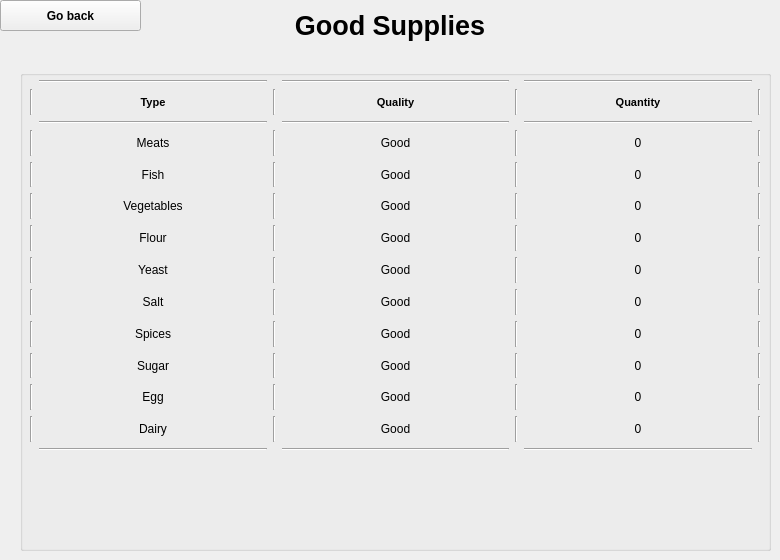
    <widget class="QWidget" name="page_2">
     <widget class="QLabel" name="goodSuppliesLabel">
      <property name="geometry">
       <rect>
        <x>90</x>
        <y>0</y>
        <width>600</width>
        <height>51</height>
       </rect>
      </property>
      <property name="font">
       <font>
        <pointsize>20</pointsize>
        <weight>75</weight>
        <bold>true</bold>
       </font>
      </property>
      <property name="text">
       <string>Good Supplies</string>
      </property>
      <property name="alignment">
       <set>Qt::AlignCenter</set>
      </property>
     </widget>
     <widget class="QGroupBox" name="groupBox_2">
      <property name="geometry">
       <rect>
        <x>20</x>
        <y>70</y>
        <width>751</width>
        <height>481</height>
       </rect>
      </property>
      <property name="title">
       <string/>
      </property>
      <widget class="QWidget" name="gridLayoutWidget_3">
       <property name="geometry">
        <rect>
         <x>10</x>
         <y>10</y>
         <width>731</width>
         <height>371</height>
        </rect>
       </property>
       <layout class="QGridLayout" name="gridLayout_3">
        <item row="4" column="2">
         <widget class="Line" name="line_43">
          <property name="orientation">
           <enum>Qt::Vertical</enum>
          </property>
         </widget>
        </item>
        <item row="1" column="7">
         <widget class="QLabel" name="quantityLabel_2">
          <property name="font">
           <font>
            <pointsize>8</pointsize>
            <weight>75</weight>
            <bold>true</bold>
           </font>
          </property>
          <property name="text">
           <string>Quantity</string>
          </property>
          <property name="alignment">
           <set>Qt::AlignCenter</set>
          </property>
         </widget>
        </item>
        <item row="3" column="2">
         <widget class="Line" name="line_44">
          <property name="orientation">
           <enum>Qt::Vertical</enum>
          </property>
         </widget>
        </item>
        <item row="6" column="1">
         <widget class="QLabel" name="flourLabel_2">
          <property name="text">
           <string>Flour</string>
          </property>
          <property name="alignment">
           <set>Qt::AlignCenter</set>
          </property>
         </widget>
        </item>
        <item row="4" column="1">
         <widget class="QLabel" name="fishLabel_2">
          <property name="text">
           <string>Fish</string>
          </property>
          <property name="alignment">
           <set>Qt::AlignCenter</set>
          </property>
         </widget>
        </item>
        <item row="1" column="1">
         <widget class="QLabel" name="typeLabel_2">
          <property name="font">
           <font>
            <pointsize>8</pointsize>
            <weight>75</weight>
            <bold>true</bold>
           </font>
          </property>
          <property name="text">
           <string>Type</string>
          </property>
          <property name="alignment">
           <set>Qt::AlignCenter</set>
          </property>
         </widget>
        </item>
        <item row="10" column="6">
         <widget class="Line" name="line_45">
          <property name="orientation">
           <enum>Qt::Vertical</enum>
          </property>
         </widget>
        </item>
        <item row="5" column="1">
         <widget class="QLabel" name="vegetablesLabel_2">
          <property name="text">
           <string>Vegetables</string>
          </property>
          <property name="alignment">
           <set>Qt::AlignCenter</set>
          </property>
         </widget>
        </item>
        <item row="10" column="1">
         <widget class="QLabel" name="sugarLabel_2">
          <property name="text">
           <string>Sugar</string>
          </property>
          <property name="alignment">
           <set>Qt::AlignCenter</set>
          </property>
         </widget>
        </item>
        <item row="7" column="1">
         <widget class="QLabel" name="yeastLabel_2">
          <property name="text">
           <string>Yeast</string>
          </property>
          <property name="alignment">
           <set>Qt::AlignCenter</set>
          </property>
         </widget>
        </item>
        <item row="9" column="2">
         <widget class="Line" name="line_57">
          <property name="orientation">
           <enum>Qt::Vertical</enum>
          </property>
         </widget>
        </item>
        <item row="12" column="6">
         <widget class="Line" name="line_58">
          <property name="orientation">
           <enum>Qt::Vertical</enum>
          </property>
         </widget>
        </item>
        <item row="7" column="2">
         <widget class="Line" name="line_59">
          <property name="orientation">
           <enum>Qt::Vertical</enum>
          </property>
         </widget>
        </item>
        <item row="9" column="6">
         <widget class="Line" name="line_60">
          <property name="orientation">
           <enum>Qt::Vertical</enum>
          </property>
         </widget>
        </item>
        <item row="8" column="1">
         <widget class="QLabel" name="saltLabel_2">
          <property name="text">
           <string>Salt</string>
          </property>
          <property name="alignment">
           <set>Qt::AlignCenter</set>
          </property>
         </widget>
        </item>
        <item row="12" column="1">
         <widget class="QLabel" name="dairyLabel_2">
          <property name="text">
           <string>Dairy</string>
          </property>
          <property name="alignment">
           <set>Qt::AlignCenter</set>
          </property>
         </widget>
        </item>
        <item row="11" column="1">
         <widget class="QLabel" name="eggLabel_2">
          <property name="text">
           <string>Egg</string>
          </property>
          <property name="alignment">
           <set>Qt::AlignCenter</set>
          </property>
         </widget>
        </item>
        <item row="0" column="5">
         <widget class="Line" name="line_61">
          <property name="orientation">
           <enum>Qt::Horizontal</enum>
          </property>
         </widget>
        </item>
        <item row="9" column="1">
         <widget class="QLabel" name="spicesLabel_2">
          <property name="text">
           <string>Spices</string>
          </property>
          <property name="alignment">
           <set>Qt::AlignCenter</set>
          </property>
         </widget>
        </item>
        <item row="10" column="2">
         <widget class="Line" name="line_62">
          <property name="orientation">
           <enum>Qt::Vertical</enum>
          </property>
         </widget>
        </item>
        <item row="1" column="5">
         <widget class="QLabel" name="qualityLabel_2">
          <property name="font">
           <font>
            <pointsize>8</pointsize>
            <weight>75</weight>
            <bold>true</bold>
           </font>
          </property>
          <property name="text">
           <string>Quality</string>
          </property>
          <property name="alignment">
           <set>Qt::AlignCenter</set>
          </property>
         </widget>
        </item>
        <item row="8" column="6">
         <widget class="Line" name="line_63">
          <property name="orientation">
           <enum>Qt::Vertical</enum>
          </property>
         </widget>
        </item>
        <item row="11" column="2">
         <widget class="Line" name="line_64">
          <property name="orientation">
           <enum>Qt::Vertical</enum>
          </property>
         </widget>
        </item>
        <item row="8" column="2">
         <widget class="Line" name="line_65">
          <property name="orientation">
           <enum>Qt::Vertical</enum>
          </property>
         </widget>
        </item>
        <item row="11" column="6">
         <widget class="Line" name="line_66">
          <property name="orientation">
           <enum>Qt::Vertical</enum>
          </property>
         </widget>
        </item>
        <item row="5" column="6">
         <widget class="Line" name="line_67">
          <property name="orientation">
           <enum>Qt::Vertical</enum>
          </property>
         </widget>
        </item>
        <item row="12" column="2">
         <widget class="Line" name="line_68">
          <property name="orientation">
           <enum>Qt::Vertical</enum>
          </property>
         </widget>
        </item>
        <item row="6" column="6">
         <widget class="Line" name="line_69">
          <property name="orientation">
           <enum>Qt::Vertical</enum>
          </property>
         </widget>
        </item>
        <item row="7" column="6">
         <widget class="Line" name="line_70">
          <property name="orientation">
           <enum>Qt::Vertical</enum>
          </property>
         </widget>
        </item>
        <item row="6" column="2">
         <widget class="Line" name="line_71">
          <property name="orientation">
           <enum>Qt::Vertical</enum>
          </property>
         </widget>
        </item>
        <item row="1" column="2">
         <widget class="Line" name="line_72">
          <property name="orientation">
           <enum>Qt::Vertical</enum>
          </property>
         </widget>
        </item>
        <item row="5" column="2">
         <widget class="Line" name="line_73">
          <property name="orientation">
           <enum>Qt::Vertical</enum>
          </property>
         </widget>
        </item>
        <item row="1" column="6">
         <widget class="Line" name="line_74">
          <property name="orientation">
           <enum>Qt::Vertical</enum>
          </property>
         </widget>
        </item>
        <item row="2" column="1">
         <widget class="Line" name="line_75">
          <property name="orientation">
           <enum>Qt::Horizontal</enum>
          </property>
         </widget>
        </item>
        <item row="4" column="6">
         <widget class="Line" name="line_76">
          <property name="orientation">
           <enum>Qt::Vertical</enum>
          </property>
         </widget>
        </item>
        <item row="3" column="6">
         <widget class="Line" name="line_77">
          <property name="orientation">
           <enum>Qt::Vertical</enum>
          </property>
         </widget>
        </item>
        <item row="2" column="5">
         <widget class="Line" name="line_78">
          <property name="orientation">
           <enum>Qt::Horizontal</enum>
          </property>
         </widget>
        </item>
        <item row="3" column="1">
         <widget class="QLabel" name="meatsLabel_2">
          <property name="text">
           <string>Meats</string>
          </property>
          <property name="alignment">
           <set>Qt::AlignCenter</set>
          </property>
         </widget>
        </item>
        <item row="2" column="7">
         <widget class="Line" name="line_79">
          <property name="orientation">
           <enum>Qt::Horizontal</enum>
          </property>
         </widget>
        </item>
        <item row="4" column="0">
         <widget class="Line" name="line_80">
          <property name="orientation">
           <enum>Qt::Vertical</enum>
          </property>
         </widget>
        </item>
        <item row="6" column="0">
         <widget class="Line" name="line_81">
          <property name="orientation">
           <enum>Qt::Vertical</enum>
          </property>
         </widget>
        </item>
        <item row="3" column="0">
         <widget class="Line" name="line_82">
          <property name="orientation">
           <enum>Qt::Vertical</enum>
          </property>
         </widget>
        </item>
        <item row="5" column="0">
         <widget class="Line" name="line_83">
          <property name="orientation">
           <enum>Qt::Vertical</enum>
          </property>
         </widget>
        </item>
        <item row="7" column="0">
         <widget class="Line" name="line_84">
          <property name="orientation">
           <enum>Qt::Vertical</enum>
          </property>
         </widget>
        </item>
        <item row="0" column="7">
         <widget class="Line" name="line_85">
          <property name="orientation">
           <enum>Qt::Horizontal</enum>
          </property>
         </widget>
        </item>
        <item row="0" column="1">
         <widget class="Line" name="line_86">
          <property name="orientation">
           <enum>Qt::Horizontal</enum>
          </property>
         </widget>
        </item>
        <item row="1" column="0">
         <widget class="Line" name="line_87">
          <property name="orientation">
           <enum>Qt::Vertical</enum>
          </property>
         </widget>
        </item>
        <item row="9" column="0">
         <widget class="Line" name="line_88">
          <property name="orientation">
           <enum>Qt::Vertical</enum>
          </property>
         </widget>
        </item>
        <item row="12" column="0">
         <widget class="Line" name="line_89">
          <property name="orientation">
           <enum>Qt::Vertical</enum>
          </property>
         </widget>
        </item>
        <item row="10" column="0">
         <widget class="Line" name="line_90">
          <property name="orientation">
           <enum>Qt::Vertical</enum>
          </property>
         </widget>
        </item>
        <item row="1" column="8">
         <widget class="Line" name="line_91">
          <property name="orientation">
           <enum>Qt::Vertical</enum>
          </property>
         </widget>
        </item>
        <item row="8" column="0">
         <widget class="Line" name="line_92">
          <property name="orientation">
           <enum>Qt::Vertical</enum>
          </property>
         </widget>
        </item>
        <item row="11" column="0">
         <widget class="Line" name="line_93">
          <property name="orientation">
           <enum>Qt::Vertical</enum>
          </property>
         </widget>
        </item>
        <item row="6" column="8">
         <widget class="Line" name="line_94">
          <property name="orientation">
           <enum>Qt::Vertical</enum>
          </property>
         </widget>
        </item>
        <item row="7" column="8">
         <widget class="Line" name="line_95">
          <property name="orientation">
           <enum>Qt::Vertical</enum>
          </property>
         </widget>
        </item>
        <item row="4" column="8">
         <widget class="Line" name="line_96">
          <property name="orientation">
           <enum>Qt::Vertical</enum>
          </property>
         </widget>
        </item>
        <item row="8" column="8">
         <widget class="Line" name="line_97">
          <property name="orientation">
           <enum>Qt::Vertical</enum>
          </property>
         </widget>
        </item>
        <item row="9" column="8">
         <widget class="Line" name="line_98">
          <property name="orientation">
           <enum>Qt::Vertical</enum>
          </property>
         </widget>
        </item>
        <item row="10" column="8">
         <widget class="Line" name="line_99">
          <property name="orientation">
           <enum>Qt::Vertical</enum>
          </property>
         </widget>
        </item>
        <item row="3" column="8">
         <widget class="Line" name="line_100">
          <property name="orientation">
           <enum>Qt::Vertical</enum>
          </property>
         </widget>
        </item>
        <item row="5" column="8">
         <widget class="Line" name="line_101">
          <property name="orientation">
           <enum>Qt::Vertical</enum>
          </property>
         </widget>
        </item>
        <item row="12" column="8">
         <widget class="Line" name="line_102">
          <property name="orientation">
           <enum>Qt::Vertical</enum>
          </property>
         </widget>
        </item>
        <item row="11" column="8">
         <widget class="Line" name="line_103">
          <property name="orientation">
           <enum>Qt::Vertical</enum>
          </property>
         </widget>
        </item>
        <item row="13" column="1">
         <widget class="Line" name="line_104">
          <property name="orientation">
           <enum>Qt::Horizontal</enum>
          </property>
         </widget>
        </item>
        <item row="13" column="5">
         <widget class="Line" name="line_105">
          <property name="orientation">
           <enum>Qt::Horizontal</enum>
          </property>
         </widget>
        </item>
        <item row="13" column="7">
         <widget class="Line" name="line_106">
          <property name="orientation">
           <enum>Qt::Horizontal</enum>
          </property>
         </widget>
        </item>
        <item row="3" column="5">
         <widget class="QLabel" name="goodMeatsQualityLabel">
          <property name="text">
           <string>Good</string>
          </property>
          <property name="alignment">
           <set>Qt::AlignCenter</set>
          </property>
         </widget>
        </item>
        <item row="4" column="5">
         <widget class="QLabel" name="goodFishQualityLabel">
          <property name="text">
           <string>Good</string>
          </property>
          <property name="alignment">
           <set>Qt::AlignCenter</set>
          </property>
         </widget>
        </item>
        <item row="5" column="5">
         <widget class="QLabel" name="goodVegetablesQualityLabel">
          <property name="text">
           <string>Good</string>
          </property>
          <property name="alignment">
           <set>Qt::AlignCenter</set>
          </property>
         </widget>
        </item>
        <item row="6" column="5">
         <widget class="QLabel" name="goodFlourQualityLabel">
          <property name="text">
           <string>Good</string>
          </property>
          <property name="alignment">
           <set>Qt::AlignCenter</set>
          </property>
         </widget>
        </item>
        <item row="7" column="5">
         <widget class="QLabel" name="goodYeastQualityLabel">
          <property name="text">
           <string>Good</string>
          </property>
          <property name="alignment">
           <set>Qt::AlignCenter</set>
          </property>
         </widget>
        </item>
        <item row="8" column="5">
         <widget class="QLabel" name="goodSaltQualityLabel">
          <property name="text">
           <string>Good</string>
          </property>
          <property name="alignment">
           <set>Qt::AlignCenter</set>
          </property>
         </widget>
        </item>
        <item row="9" column="5">
         <widget class="QLabel" name="goodSpicesQualityLabel">
          <property name="text">
           <string>Good</string>
          </property>
          <property name="alignment">
           <set>Qt::AlignCenter</set>
          </property>
         </widget>
        </item>
        <item row="11" column="5">
         <widget class="QLabel" name="goodEggQualityLabel">
          <property name="text">
           <string>Good</string>
          </property>
          <property name="alignment">
           <set>Qt::AlignCenter</set>
          </property>
         </widget>
        </item>
        <item row="10" column="5">
         <widget class="QLabel" name="goodSugarQualityLabel">
          <property name="text">
           <string>Good</string>
          </property>
          <property name="alignment">
           <set>Qt::AlignCenter</set>
          </property>
         </widget>
        </item>
        <item row="12" column="5">
         <widget class="QLabel" name="goodDairyQualityLabel">
          <property name="text">
           <string>Good</string>
          </property>
          <property name="alignment">
           <set>Qt::AlignCenter</set>
          </property>
         </widget>
        </item>
        <item row="3" column="7">
         <widget class="QLabel" name="goodMeatsQuantityLabel">
          <property name="text">
           <string>0</string>
          </property>
          <property name="alignment">
           <set>Qt::AlignCenter</set>
          </property>
         </widget>
        </item>
        <item row="4" column="7">
         <widget class="QLabel" name="goodFishQuantityLabel">
          <property name="text">
           <string>0</string>
          </property>
          <property name="alignment">
           <set>Qt::AlignCenter</set>
          </property>
         </widget>
        </item>
        <item row="5" column="7">
         <widget class="QLabel" name="goodVegetablesQuantityLabel">
          <property name="text">
           <string>0</string>
          </property>
          <property name="alignment">
           <set>Qt::AlignCenter</set>
          </property>
         </widget>
        </item>
        <item row="6" column="7">
         <widget class="QLabel" name="goodFlourQuantityLabel">
          <property name="text">
           <string>0</string>
          </property>
          <property name="alignment">
           <set>Qt::AlignCenter</set>
          </property>
         </widget>
        </item>
        <item row="7" column="7">
         <widget class="QLabel" name="goodYeastQuantityLabel">
          <property name="text">
           <string>0</string>
          </property>
          <property name="alignment">
           <set>Qt::AlignCenter</set>
          </property>
         </widget>
        </item>
        <item row="8" column="7">
         <widget class="QLabel" name="goodSaltQuantityLabel">
          <property name="text">
           <string>0</string>
          </property>
          <property name="alignment">
           <set>Qt::AlignCenter</set>
          </property>
         </widget>
        </item>
        <item row="9" column="7">
         <widget class="QLabel" name="goodSpicesQuantityLabel">
          <property name="text">
           <string>0</string>
          </property>
          <property name="alignment">
           <set>Qt::AlignCenter</set>
          </property>
         </widget>
        </item>
        <item row="10" column="7">
         <widget class="QLabel" name="goodSugarQuantityLabel">
          <property name="text">
           <string>0</string>
          </property>
          <property name="alignment">
           <set>Qt::AlignCenter</set>
          </property>
         </widget>
        </item>
        <item row="11" column="7">
         <widget class="QLabel" name="goodEggQuantityLabel">
          <property name="text">
           <string>0</string>
          </property>
          <property name="alignment">
           <set>Qt::AlignCenter</set>
          </property>
         </widget>
        </item>
        <item row="12" column="7">
         <widget class="QLabel" name="goodDairyQuantityLabel">
          <property name="text">
           <string>0</string>
          </property>
          <property name="alignment">
           <set>Qt::AlignCenter</set>
          </property>
         </widget>
        </item>
       </layout>
      </widget>
     </widget>
     <widget class="QPushButton" name="goodgobackButton">
      <property name="geometry">
       <rect>
        <x>0</x>
        <y>0</y>
        <width>141</width>
        <height>31</height>
       </rect>
      </property>
      <property name="font">
       <font>
        <weight>75</weight>
        <bold>true</bold>
       </font>
      </property>
      <property name="text">
       <string>Go back</string>
      </property>
     </widget>
    </widget>
